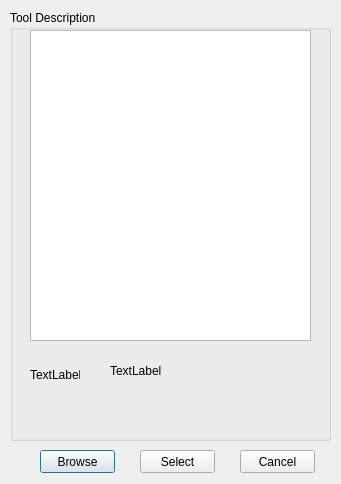
<?xml version="1.0" encoding="UTF-8"?>
<ui version="4.0">
 <class>Dialog</class>
 <widget class="QDialog" name="Dialog">
  <property name="geometry">
   <rect>
    <x>0</x>
    <y>0</y>
    <width>341</width>
    <height>484</height>
   </rect>
  </property>
  <property name="windowTitle">
   <string>Dialog</string>
  </property>
  <widget class="QPushButton" name="Browse">
   <property name="geometry">
    <rect>
     <x>40</x>
     <y>450</y>
     <width>75</width>
     <height>23</height>
    </rect>
   </property>
   <property name="text">
    <string>Browse</string>
   </property>
  </widget>
  <widget class="QPushButton" name="Select">
   <property name="geometry">
    <rect>
     <x>140</x>
     <y>450</y>
     <width>75</width>
     <height>23</height>
    </rect>
   </property>
   <property name="text">
    <string>Select</string>
   </property>
  </widget>
  <widget class="QPushButton" name="Cancel">
   <property name="geometry">
    <rect>
     <x>240</x>
     <y>450</y>
     <width>75</width>
     <height>23</height>
    </rect>
   </property>
   <property name="text">
    <string>Cancel</string>
   </property>
  </widget>
  <widget class="QGroupBox" name="Description">
   <property name="geometry">
    <rect>
     <x>10</x>
     <y>10</y>
     <width>321</width>
     <height>431</height>
    </rect>
   </property>
   <property name="title">
    <string>Tool Description</string>
   </property>
   <widget class="QLabel" name="Icon">
    <property name="geometry">
     <rect>
      <x>20</x>
      <y>340</y>
      <width>50</width>
      <height>50</height>
     </rect>
    </property>
    <property name="minimumSize">
     <size>
      <width>50</width>
      <height>50</height>
     </size>
    </property>
    <property name="text">
     <string>TextLabel</string>
    </property>
   </widget>
   <widget class="QLabel" name="ToolDescription">
    <property name="geometry">
     <rect>
      <x>100</x>
      <y>300</y>
      <width>211</width>
      <height>121</height>
     </rect>
    </property>
    <property name="text">
     <string>TextLabel</string>
    </property>
   </widget>
   <widget class="QTreeView" name="treeView">
    <property name="geometry">
     <rect>
      <x>20</x>
      <y>20</y>
      <width>281</width>
      <height>311</height>
     </rect>
    </property>
   </widget>
  </widget>
 </widget>
 <resources/>
 <connections/>
</ui>
